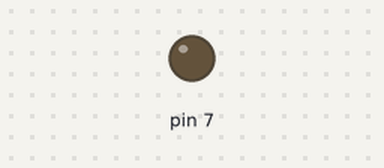
A sketch run on a simulated Arduino Uno, built with avr-gcc and run on an emulated ATmega328P. Parts: output pins drawn as LEDs (lit = HIGH). Dashed ring = blinking. At 2.0 s the program stops and its outputs stay as they are.

Above: at 0.5 s.
At 1.85 s:
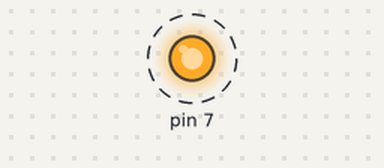
Timing chart, 0 to 3.0 s (numbered marks = the images above):
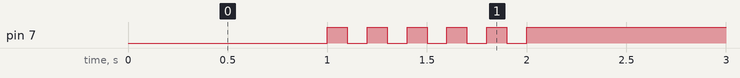

Measured:
- by itself, pin 7: alternates HIGH for 0.10 s and LOW for 0.10 s, 11 changes in all, then stays HIGH

The sketch:

05_practice_2.ino
```cpp
void setup() {
  // GPIO 7번 핀을 출력 모드로 설정
  pinMode(7, OUTPUT);
}

void loop() {
  digitalWrite(7, 0);
  delay(1000);  // 1초 대기
  for (int i = 0; i < 5; i++) {
    digitalWrite(7, HIGH );  // LED 끄기
    delay(100);            // 0.1초 대기
    digitalWrite(7, LOW); // LED 켜기
    delay(100);            // 0.1초 대기
     }
    digitalWrite(7, 1);
    while(1){}


}
```
